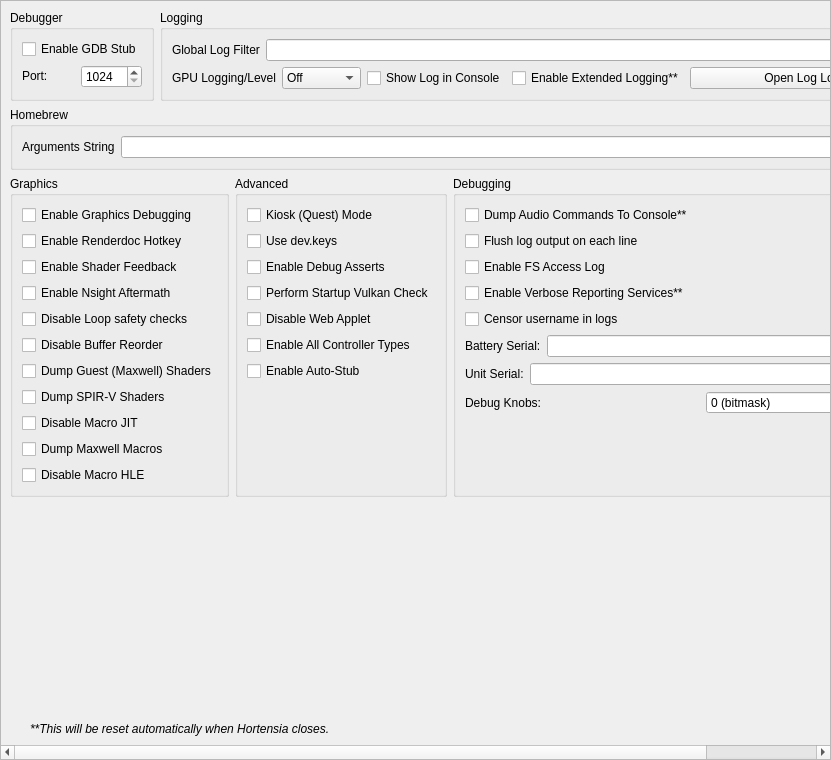
<?xml version="1.0" encoding="UTF-8"?>
<ui version="4.0">
 <class>ConfigureDebug</class>
 <widget class="QScrollArea" name="ConfigureDebug">
  <property name="geometry">
   <rect>
    <x>0</x>
    <y>0</y>
    <width>831</width>
    <height>760</height>
   </rect>
  </property>
  <property name="widgetResizable">
   <bool>true</bool>
  </property>
  <widget class="QWidget" name="widget">
   <property name="geometry">
    <rect>
     <x>0</x>
     <y>0</y>
     <width>829</width>
     <height>758</height>
    </rect>
   </property>
   <layout class="QVBoxLayout" name="verticalLayout_1">
    <item>
     <layout class="QHBoxLayout" name="horizontalLayout">
      <property name="topMargin">
       <number>0</number>
      </property>
      <item>
       <widget class="QGroupBox" name="groupBox">
        <property name="sizePolicy">
         <sizepolicy hsizetype="Preferred" vsizetype="Preferred">
          <horstretch>0</horstretch>
          <verstretch>0</verstretch>
         </sizepolicy>
        </property>
        <property name="title">
         <string>Debugger</string>
        </property>
        <property name="alignment">
         <set>Qt::AlignmentFlag::AlignLeading|Qt::AlignmentFlag::AlignLeft|Qt::AlignmentFlag::AlignTop</set>
        </property>
        <property name="flat">
         <bool>false</bool>
        </property>
        <property name="checkable">
         <bool>false</bool>
        </property>
        <layout class="QVBoxLayout" name="verticalLayout_3">
         <item>
          <widget class="QWidget" name="debug_widget" native="true">
           <property name="sizePolicy">
            <sizepolicy hsizetype="Preferred" vsizetype="Maximum">
             <horstretch>0</horstretch>
             <verstretch>0</verstretch>
            </sizepolicy>
           </property>
           <layout class="QVBoxLayout" name="verticalLayout">
            <property name="sizeConstraint">
             <enum>QLayout::SizeConstraint::SetDefaultConstraint</enum>
            </property>
            <property name="leftMargin">
             <number>0</number>
            </property>
            <property name="topMargin">
             <number>0</number>
            </property>
            <property name="rightMargin">
             <number>0</number>
            </property>
            <property name="bottomMargin">
             <number>0</number>
            </property>
            <item>
             <widget class="QCheckBox" name="toggle_gdbstub">
              <property name="sizePolicy">
               <sizepolicy hsizetype="Maximum" vsizetype="Maximum">
                <horstretch>0</horstretch>
                <verstretch>0</verstretch>
               </sizepolicy>
              </property>
              <property name="text">
               <string>Enable GDB Stub</string>
              </property>
             </widget>
            </item>
            <item>
             <widget class="QWidget" name="horizontalWidget_3" native="true">
              <property name="sizePolicy">
               <sizepolicy hsizetype="Preferred" vsizetype="Maximum">
                <horstretch>0</horstretch>
                <verstretch>0</verstretch>
               </sizepolicy>
              </property>
              <layout class="QHBoxLayout" name="horizontalLayout_3">
               <property name="leftMargin">
                <number>0</number>
               </property>
               <property name="topMargin">
                <number>0</number>
               </property>
               <property name="rightMargin">
                <number>0</number>
               </property>
               <property name="bottomMargin">
                <number>0</number>
               </property>
               <item>
                <widget class="QLabel" name="label_11">
                 <property name="sizePolicy">
                  <sizepolicy hsizetype="Minimum" vsizetype="Maximum">
                   <horstretch>0</horstretch>
                   <verstretch>0</verstretch>
                  </sizepolicy>
                 </property>
                 <property name="text">
                  <string>Port:</string>
                 </property>
                </widget>
               </item>
               <item>
                <widget class="QSpinBox" name="gdbport_spinbox">
                 <property name="sizePolicy">
                  <sizepolicy hsizetype="Preferred" vsizetype="Maximum">
                   <horstretch>0</horstretch>
                   <verstretch>0</verstretch>
                  </sizepolicy>
                 </property>
                 <property name="minimum">
                  <number>1024</number>
                 </property>
                 <property name="maximum">
                  <number>65535</number>
                 </property>
                </widget>
               </item>
              </layout>
             </widget>
            </item>
           </layout>
          </widget>
         </item>
        </layout>
       </widget>
      </item>
      <item>
       <widget class="QGroupBox" name="groupBox_2">
        <property name="sizePolicy">
         <sizepolicy hsizetype="Expanding" vsizetype="Preferred">
          <horstretch>0</horstretch>
          <verstretch>0</verstretch>
         </sizepolicy>
        </property>
        <property name="title">
         <string>Logging</string>
        </property>
        <layout class="QGridLayout" name="gridLayout_1">
         <item row="0" column="0" colspan="4">
          <widget class="QWidget" name="logging_widget" native="true">
           <property name="sizePolicy">
            <sizepolicy hsizetype="Preferred" vsizetype="Maximum">
             <horstretch>0</horstretch>
             <verstretch>0</verstretch>
            </sizepolicy>
           </property>
           <layout class="QHBoxLayout" name="horizontalLayout_1">
            <property name="leftMargin">
             <number>0</number>
            </property>
            <property name="topMargin">
             <number>0</number>
            </property>
            <property name="rightMargin">
             <number>0</number>
            </property>
            <property name="bottomMargin">
             <number>0</number>
            </property>
            <item>
             <widget class="QLabel" name="label_1">
              <property name="sizePolicy">
               <sizepolicy hsizetype="Preferred" vsizetype="Preferred">
                <horstretch>0</horstretch>
                <verstretch>0</verstretch>
               </sizepolicy>
              </property>
              <property name="text">
               <string>Global Log Filter</string>
              </property>
             </widget>
            </item>
            <item>
             <widget class="QLineEdit" name="log_filter_edit"/>
            </item>
           </layout>
          </widget>
         </item>
         <item row="1" column="0">
          <widget class="QWidget" name="gpu_log_level_widget" native="true">
           <property name="sizePolicy">
            <sizepolicy hsizetype="Preferred" vsizetype="Maximum">
             <horstretch>0</horstretch>
             <verstretch>0</verstretch>
            </sizepolicy>
           </property>
           <layout class="QHBoxLayout" name="gpu_log_level_layout">
            <property name="leftMargin">
             <number>0</number>
            </property>
            <property name="topMargin">
             <number>0</number>
            </property>
            <property name="rightMargin">
             <number>0</number>
            </property>
            <property name="bottomMargin">
             <number>0</number>
            </property>
            <item>
             <widget class="QLabel" name="gpu_log_level_label">
              <property name="text">
               <string>GPU Logging/Level</string>
              </property>
             </widget>
            </item>
            <item>
             <widget class="QComboBox" name="gpu_log_level">
              <property name="toolTip">
               <string>Detail level for GPU logs. Off disables logging entirely.</string>
              </property>
              <item>
               <property name="text">
                <string>Off</string>
               </property>
              </item>
              <item>
               <property name="text">
                <string>Errors</string>
               </property>
              </item>
              <item>
               <property name="text">
                <string>Standard</string>
               </property>
              </item>
              <item>
               <property name="text">
                <string>Verbose</string>
               </property>
              </item>
              <item>
               <property name="text">
                <string>All</string>
               </property>
              </item>
             </widget>
            </item>
           </layout>
          </widget>
         </item>
         <item row="1" column="1">
          <widget class="QCheckBox" name="toggle_console">
           <property name="text">
            <string>Show Log in Console</string>
           </property>
          </widget>
         </item>
         <item row="1" column="2">
          <widget class="QCheckBox" name="extended_logging">
           <property name="enabled">
            <bool>true</bool>
           </property>
           <property name="toolTip">
            <string>When checked, the max size of the log increases from 100 MB to 1 GB</string>
           </property>
           <property name="text">
            <string>Enable Extended Logging**</string>
           </property>
          </widget>
         </item>
         <item row="1" column="3">
          <widget class="QPushButton" name="open_log_button">
           <property name="sizePolicy">
            <sizepolicy hsizetype="Expanding" vsizetype="Maximum">
             <horstretch>1</horstretch>
             <verstretch>0</verstretch>
            </sizepolicy>
           </property>
           <property name="minimumSize">
            <size>
             <width>250</width>
             <height>0</height>
            </size>
           </property>
           <property name="text">
            <string>Open Log Location</string>
           </property>
          </widget>
         </item>
        </layout>
       </widget>
      </item>
     </layout>
    </item>
    <item>
     <widget class="QGroupBox" name="groupBox_3">
      <property name="title">
       <string>Homebrew</string>
      </property>
      <layout class="QVBoxLayout" name="verticalLayout_5">
       <item>
        <layout class="QHBoxLayout" name="horizontalLayout_4">
         <item>
          <widget class="QLabel" name="label_3">
           <property name="text">
            <string>Arguments String</string>
           </property>
          </widget>
         </item>
         <item>
          <widget class="QLineEdit" name="homebrew_args_edit"/>
         </item>
        </layout>
       </item>
      </layout>
     </widget>
    </item>
    <item>
     <layout class="QHBoxLayout" name="horizontalLayout_2">
      <item>
       <widget class="QGroupBox" name="groupBox_4">
        <property name="title">
         <string>Graphics</string>
        </property>
        <layout class="QGridLayout" name="gridLayout_2">
         <item row="4" column="0">
          <widget class="QCheckBox" name="disable_loop_safety_checks">
           <property name="toolTip">
            <string>When checked, it executes shaders without loop logic changes</string>
           </property>
           <property name="text">
            <string>Disable Loop safety checks</string>
           </property>
          </widget>
         </item>
         <item row="9" column="0">
          <widget class="QCheckBox" name="dump_macros">
           <property name="enabled">
            <bool>true</bool>
           </property>
           <property name="toolTip">
            <string>When checked, it will dump all the macro programs of the GPU</string>
           </property>
           <property name="text">
            <string>Dump Maxwell Macros</string>
           </property>
          </widget>
         </item>
         <item row="3" column="0">
          <widget class="QCheckBox" name="enable_nsight_aftermath">
           <property name="toolTip">
            <string>When checked, it enables Nsight Aftermath crash dumps</string>
           </property>
           <property name="text">
            <string>Enable Nsight Aftermath</string>
           </property>
          </widget>
         </item>
         <item row="6" column="0">
          <widget class="QCheckBox" name="dump_guest_shaders">
           <property name="enabled">
            <bool>true</bool>
           </property>
           <property name="toolTip">
            <string>When checked, it will dump original Maxwell guest shader bytecode (the input to the recompiler) as .ash files under DumpDir/shaders/. Useful for inspection with nvdisasm.</string>
           </property>
           <property name="text">
            <string>Dump Guest (Maxwell) Shaders</string>
           </property>
          </widget>
         </item>
         <item row="1" column="0">
          <widget class="QCheckBox" name="enable_renderdoc_hotkey">
           <property name="text">
            <string>Enable Renderdoc Hotkey</string>
           </property>
          </widget>
         </item>
         <item row="8" column="0">
          <widget class="QCheckBox" name="disable_macro_jit">
           <property name="enabled">
            <bool>true</bool>
           </property>
           <property name="toolTip">
            <string>When checked, it disables the macro Just In Time compiler. Enabling this makes games run slower</string>
           </property>
           <property name="text">
            <string>Disable Macro JIT</string>
           </property>
          </widget>
         </item>
         <item row="10" column="0">
          <widget class="QCheckBox" name="disable_macro_hle">
           <property name="enabled">
            <bool>true</bool>
           </property>
           <property name="toolTip">
            <string>When checked, it disables the macro HLE functions. Enabling this makes games run slower</string>
           </property>
           <property name="text">
            <string>Disable Macro HLE</string>
           </property>
          </widget>
         </item>
         <item row="0" column="0">
          <widget class="QCheckBox" name="enable_graphics_debugging">
           <property name="enabled">
            <bool>true</bool>
           </property>
           <property name="toolTip">
            <string>When checked, the graphics API enters a slower debugging mode</string>
           </property>
           <property name="text">
            <string>Enable Graphics Debugging</string>
           </property>
          </widget>
         </item>
         <item row="11" column="0">
          <spacer name="verticalSpacer_5">
           <property name="orientation">
            <enum>Qt::Orientation::Vertical</enum>
           </property>
           <property name="sizeType">
            <enum>QSizePolicy::Policy::Preferred</enum>
           </property>
           <property name="sizeHint" stdset="0">
            <size>
             <width>20</width>
             <height>0</height>
            </size>
           </property>
          </spacer>
         </item>
         <item row="2" column="0">
          <widget class="QCheckBox" name="enable_shader_feedback">
           <property name="toolTip">
            <string>When checked, yuzu will log statistics about the compiled pipeline cache</string>
           </property>
           <property name="text">
            <string>Enable Shader Feedback</string>
           </property>
          </widget>
         </item>
         <item row="5" column="0">
          <widget class="QCheckBox" name="disable_buffer_reorder">
           <property name="toolTip">
            <string>&lt;html&gt;&lt;head/&gt;&lt;body&gt;&lt;p&gt;When checked, disables reordering of mapped memory uploads which allows to associate uploads with specific draws. May reduce performance in some cases.&lt;/p&gt;&lt;/body&gt;&lt;/html&gt;</string>
           </property>
           <property name="text">
            <string>Disable Buffer Reorder</string>
           </property>
          </widget>
         </item>
         <item row="7" column="0">
          <widget class="QCheckBox" name="gpu_log_shader_dumps">
           <property name="toolTip">
            <string>When checked, it will dump the recompiler's output SPIR-V binaries (.spv) under LogDir/shaders/. Inspect via SPIRV-Tools (spirv-dis / spirv-cross / spirv-val) or RenderDoc.</string>
           </property>
           <property name="text">
            <string>Dump SPIR-V Shaders</string>
           </property>
          </widget>
         </item>
        </layout>
       </widget>
      </item>
      <item>
       <widget class="QGroupBox" name="groupBox_6">
        <property name="title">
         <string>Advanced</string>
        </property>
        <layout class="QGridLayout" name="gridLayout_4">
         <item row="3" column="0">
          <widget class="QCheckBox" name="perform_vulkan_check">
           <property name="toolTip">
            <string>Enables yuzu to check for a working Vulkan environment when the program starts up. Disable this if this is causing issues with external programs seeing yuzu.</string>
           </property>
           <property name="text">
            <string>Perform Startup Vulkan Check</string>
           </property>
          </widget>
         </item>
         <item row="4" column="0">
          <widget class="QCheckBox" name="disable_web_applet">
           <property name="text">
            <string>Disable Web Applet</string>
           </property>
          </widget>
         </item>
         <item row="5" column="0">
          <widget class="QCheckBox" name="enable_all_controllers">
           <property name="text">
            <string>Enable All Controller Types</string>
           </property>
          </widget>
         </item>
         <item row="6" column="0">
          <widget class="QCheckBox" name="use_auto_stub">
           <property name="text">
            <string>Enable Auto-Stub</string>
           </property>
          </widget>
         </item>
         <item row="0" column="0">
          <widget class="QCheckBox" name="quest_flag">
           <property name="text">
            <string>Kiosk (Quest) Mode</string>
           </property>
          </widget>
         </item>
         <item row="1" column="0">
          <widget class="QCheckBox" name="use_dev_keys">
           <property name="text">
            <string>Use dev.keys</string>
           </property>
          </widget>
         </item>
         <item row="2" column="0">
          <widget class="QCheckBox" name="use_debug_asserts">
           <property name="text">
            <string>Enable Debug Asserts</string>
           </property>
          </widget>
         </item>
         <item row="7" column="0">
          <spacer name="verticalSpacer_4">
           <property name="orientation">
            <enum>Qt::Orientation::Vertical</enum>
           </property>
           <property name="sizeType">
            <enum>QSizePolicy::Policy::Expanding</enum>
           </property>
           <property name="sizeHint" stdset="0">
            <size>
             <width>20</width>
             <height>0</height>
            </size>
           </property>
          </spacer>
         </item>
        </layout>
       </widget>
      </item>
      <item>
       <widget class="QGroupBox" name="groupBox_5">
        <property name="title">
         <string>Debugging</string>
        </property>
        <layout class="QGridLayout" name="gridLayout_3">
         <item row="6" column="0">
          <widget class="QWidget" name="serial_battery_widget" native="true">
           <property name="sizePolicy">
            <sizepolicy hsizetype="Preferred" vsizetype="Maximum">
             <horstretch>0</horstretch>
             <verstretch>0</verstretch>
            </sizepolicy>
           </property>
           <layout class="QHBoxLayout" name="horizontalLayout_11">
            <property name="leftMargin">
             <number>0</number>
            </property>
            <property name="topMargin">
             <number>0</number>
            </property>
            <property name="rightMargin">
             <number>0</number>
            </property>
            <property name="bottomMargin">
             <number>0</number>
            </property>
            <item>
             <widget class="QLabel" name="label_12">
              <property name="sizePolicy">
               <sizepolicy hsizetype="Preferred" vsizetype="Preferred">
                <horstretch>0</horstretch>
                <verstretch>0</verstretch>
               </sizepolicy>
              </property>
              <property name="text">
               <string>Battery Serial:</string>
              </property>
             </widget>
            </item>
            <item>
             <widget class="QLineEdit" name="serial_battery_edit"/>
            </item>
           </layout>
          </widget>
         </item>
         <item row="8" column="0">
          <widget class="QWidget" name="debug_knobs_widget" native="true">
           <property name="sizePolicy">
            <sizepolicy hsizetype="Preferred" vsizetype="Maximum">
             <horstretch>0</horstretch>
             <verstretch>0</verstretch>
            </sizepolicy>
           </property>
           <layout class="QHBoxLayout" name="horizontalLayout_debug_knobs">
            <property name="leftMargin">
             <number>0</number>
            </property>
            <property name="topMargin">
             <number>0</number>
            </property>
            <property name="rightMargin">
             <number>0</number>
            </property>
            <property name="bottomMargin">
             <number>0</number>
            </property>
            <item>
             <widget class="QLabel" name="label_debug_knobs">
              <property name="sizePolicy">
               <sizepolicy hsizetype="Preferred" vsizetype="Preferred">
                <horstretch>0</horstretch>
                <verstretch>0</verstretch>
               </sizepolicy>
              </property>
              <property name="text">
               <string>Debug Knobs:</string>
              </property>
             </widget>
            </item>
            <item>
             <widget class="QSpinBox" name="debug_knobs_spinbox">
              <property name="minimum">
               <number>0</number>
              </property>
              <property name="maximum">
               <number>65535</number>
              </property>
              <property name="toolTip">
               <string>Bitmask for quick development toggles</string>
              </property>
              <property name="statusTip">
               <string>Set debug knobs (bitmask)</string>
              </property>
              <property name="whatsThis">
               <string>16-bit debug knob set for quick development toggles</string>
              </property>
              <property name="suffix">
               <string> (bitmask)</string>
              </property>
             </widget>
            </item>
           </layout>
          </widget>
         </item>
         <item row="7" column="0">
          <widget class="QWidget" name="serial_board_widget" native="true">
           <property name="sizePolicy">
            <sizepolicy hsizetype="Preferred" vsizetype="Maximum">
             <horstretch>0</horstretch>
             <verstretch>0</verstretch>
            </sizepolicy>
           </property>
           <layout class="QHBoxLayout" name="horizontalLayout_12">
            <property name="leftMargin">
             <number>0</number>
            </property>
            <property name="topMargin">
             <number>0</number>
            </property>
            <property name="rightMargin">
             <number>0</number>
            </property>
            <property name="bottomMargin">
             <number>0</number>
            </property>
            <item>
             <widget class="QLabel" name="label_13">
              <property name="sizePolicy">
               <sizepolicy hsizetype="Preferred" vsizetype="Preferred">
                <horstretch>0</horstretch>
                <verstretch>0</verstretch>
               </sizepolicy>
              </property>
              <property name="text">
               <string>Unit Serial:</string>
              </property>
             </widget>
            </item>
            <item>
             <widget class="QLineEdit" name="serial_board_edit"/>
            </item>
           </layout>
          </widget>
         </item>
         <item row="20" column="0">
          <spacer name="verticalSpacer_3">
           <property name="orientation">
            <enum>Qt::Orientation::Vertical</enum>
           </property>
           <property name="sizeType">
            <enum>QSizePolicy::Policy::Expanding</enum>
           </property>
           <property name="sizeHint" stdset="0">
            <size>
             <width>20</width>
             <height>0</height>
            </size>
           </property>
          </spacer>
         </item>
         <item row="1" column="0">
          <widget class="QCheckBox" name="dump_audio_commands">
           <property name="toolTip">
            <string>Enable this to output the latest generated audio command list to the console. Only affects games using the audio renderer.</string>
           </property>
           <property name="text">
            <string>Dump Audio Commands To Console**</string>
           </property>
          </widget>
         </item>
         <item row="2" column="0">
          <widget class="QCheckBox" name="flush_line">
           <property name="text">
            <string>Flush log output on each line</string>
           </property>
          </widget>
         </item>
         <item row="3" column="0">
          <widget class="QCheckBox" name="fs_access_log">
           <property name="text">
            <string>Enable FS Access Log</string>
           </property>
          </widget>
         </item>
         <item row="4" column="0">
          <widget class="QCheckBox" name="reporting_services">
           <property name="text">
            <string>Enable Verbose Reporting Services**</string>
           </property>
          </widget>
         </item>
         <item row="5" column="0">
          <widget class="QCheckBox" name="censor_username">
           <property name="text">
            <string>Censor username in logs</string>
           </property>
          </widget>
         </item>
        </layout>
       </widget>
      </item>
     </layout>
    </item>
    <item>
     <spacer name="verticalSpacer">
      <property name="orientation">
       <enum>Qt::Orientation::Vertical</enum>
      </property>
      <property name="sizeHint" stdset="0">
       <size>
        <width>20</width>
        <height>0</height>
       </size>
      </property>
     </spacer>
    </item>
    <item>
     <widget class="QLabel" name="label_5">
      <property name="sizePolicy">
       <sizepolicy hsizetype="Expanding" vsizetype="Preferred">
        <horstretch>0</horstretch>
        <verstretch>0</verstretch>
       </sizepolicy>
      </property>
      <property name="font">
       <font>
        <italic>true</italic>
       </font>
      </property>
      <property name="text">
    <string>**This will be reset automatically when Hortensia closes.</string>
      </property>
      <property name="indent">
       <number>20</number>
      </property>
     </widget>
    </item>
   </layout>
  </widget>
 </widget>
 <tabstops>
  <tabstop>log_filter_edit</tabstop>
  <tabstop>toggle_console</tabstop>
  <tabstop>extended_logging</tabstop>
  <tabstop>open_log_button</tabstop>
  <tabstop>homebrew_args_edit</tabstop>
  <tabstop>enable_graphics_debugging</tabstop>
  <tabstop>enable_shader_feedback</tabstop>
  <tabstop>enable_nsight_aftermath</tabstop>
  <tabstop>fs_access_log</tabstop>
  <tabstop>reporting_services</tabstop>
  <tabstop>quest_flag</tabstop>
  <tabstop>use_debug_asserts</tabstop>
 </tabstops>
 <resources/>
 <connections/>
</ui>
